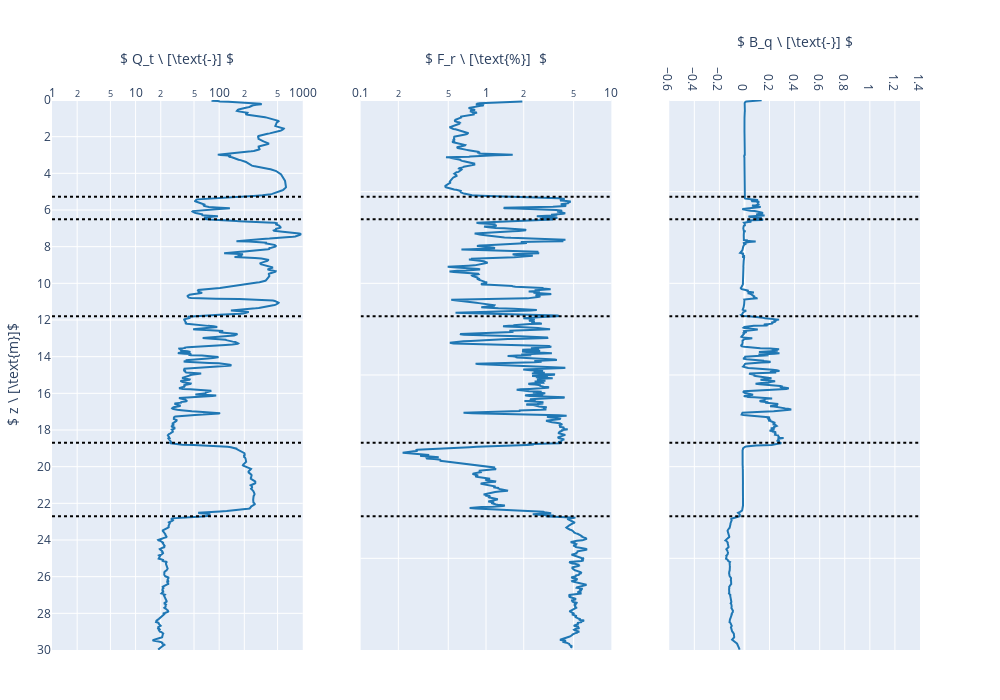

Source (notebook cell):
### Markdown cell above
We can also plot the normalised properties and check the validity of our layering selection.

### Code cell
cpt.plot_normalised_pcpt()

### Figure 1 — Plotly figure (JSON) as saved in the notebook; plotly's stock layout.template omitted (floating-point values rounded to 4 significant figures; data arrays with more than 128 entries replaced by an {"elided": "..."} marker saying what was removed)
{"data": [{"line": {"color": "rgb(31, 119, 180)"}, "mode": "lines", "name": "$ Q_t $", "showlegend": false, "type": "scatter", "x": {"elided": "1501 float values"}, "xaxis": "x", "y": {"elided": "1501 float values"}, "yaxis": "y"}, {"line": {"color": "rgb(31, 119, 180)"}, "mode": "lines", "name": "$ F_r $", "showlegend": false, "type": "scatter", "x": {"elided": "1501 float values"}, "xaxis": "x2", "y": {"elided": "1501 float values"}, "yaxis": "y2"}, {"line": {"color": "rgb(31, 119, 180)"}, "mode": "lines", "name": "$ B_q $", "showlegend": false, "type": "scatter", "x": {"elided": "1501 float values"}, "xaxis": "x3", "y": {"elided": "1501 float values"}, "yaxis": "y3"}, {"line": {"color": "black", "dash": "dot"}, "mode": "lines", "showlegend": false, "type": "scatter", "x": [1, 1000], "xaxis": "x", "y": [5.28, 5.28], "yaxis": "y"}, {"line": {"color": "black", "dash": "dot"}, "mode": "lines", "showlegend": false, "type": "scatter", "x": [0.1, 10], "xaxis": "x2", "y": [5.28, 5.28], "yaxis": "y2"}, {"line": {"color": "black", "dash": "dot"}, "mode": "lines", "showlegend": false, "type": "scatter", "x": [-0.6, 1.4], "xaxis": "x3", "y": [5.28, 5.28], "yaxis": "y3"}, {"line": {"color": "black", "dash": "dot"}, "mode": "lines", "showlegend": false, "type": "scatter", "x": [1, 1000], "xaxis": "x", "y": [6.5, 6.5], "yaxis": "y"}, {"line": {"color": "black", "dash": "dot"}, "mode": "lines", "showlegend": false, "type": "scatter", "x": [0.1, 10], "xaxis": "x2", "y": [6.5, 6.5], "yaxis": "y2"}, {"line": {"color": "black", "dash": "dot"}, "mode": "lines", "showlegend": false, "type": "scatter", "x": [-0.6, 1.4], "xaxis": "x3", "y": [6.5, 6.5], "yaxis": "y3"}, {"line": {"color": "black", "dash": "dot"}, "mode": "lines", "showlegend": false, "type": "scatter", "x": [1, 1000], "xaxis": "x", "y": [11.8, 11.8], "yaxis": "y"}, {"line": {"color": "black", "dash": "dot"}, "mode": "lines", "showlegend": false, "type": "scatter", "x": [0.1, 10], "xaxis": "x2", "y": [11.8, 11.8], "yaxis": "y2"}, {"line": {"color": "black", "dash": "dot"}, "mode": "lines", "showlegend": false, "type": "scatter", "x": [-0.6, 1.4], "xaxis": "x3", "y": [11.8, 11.8], "yaxis": "y3"}, {"line": {"color": "black", "dash": "dot"}, "mode": "lines", "showlegend": false, "type": "scatter", "x": [1, 1000], "xaxis": "x", "y": [18.7, 18.7], "yaxis": "y"}, {"line": {"color": "black", "dash": "dot"}, "mode": "lines", "showlegend": false, "type": "scatter", "x": [0.1, 10], "xaxis": "x2", "y": [18.7, 18.7], "yaxis": "y2"}, {"line": {"color": "black", "dash": "dot"}, "mode": "lines", "showlegend": false, "type": "scatter", "x": [-0.6, 1.4], "xaxis": "x3", "y": [18.7, 18.7], "yaxis": "y3"}, {"line": {"color": "black", "dash": "dot"}, "mode": "lines", "showlegend": false, "type": "scatter", "x": [1, 1000], "xaxis": "x", "y": [22.7, 22.7], "yaxis": "y"}, {"line": {"color": "black", "dash": "dot"}, "mode": "lines", "showlegend": false, "type": "scatter", "x": [0.1, 10], "xaxis": "x2", "y": [22.7, 22.7], "yaxis": "y2"}, {"line": {"color": "black", "dash": "dot"}, "mode": "lines", "showlegend": false, "type": "scatter", "x": [-0.6, 1.4], "xaxis": "x3", "y": [22.7, 22.7], "yaxis": "y3"}], "layout": {"height": 700, "margin": {"b": 50, "l": 50, "t": 100}, "width": 1000, "xaxis": {"anchor": "y", "domain": [0, 0.2889], "range": [0, 3], "side": "top", "title": {"text": "$ Q_t \\ [\\text{-}] $"}, "type": "log"}, "xaxis2": {"anchor": "y", "domain": [0.3556, 0.6444], "range": [-1, 1], "side": "top", "title": {"text": "$ F_r \\ [\\text{%}]  $"}, "type": "log"}, "xaxis3": {"anchor": "y", "domain": [0.7111, 1], "dtick": 0.2, "range": [-0.6, 1.4], "side": "top", "title": {"text": "$ B_q \\ [\\text{-}] $"}}, "yaxis": {"anchor": "x", "domain": [0, 1], "dtick": 2, "range": [30, 0], "title": {"text": "$ z \\ [\\text{m}]$"}}, "yaxis2": {"anchor": "x2", "domain": [0, 1], "matches": "y", "showticklabels": false}, "yaxis3": {"anchor": "x3", "domain": [0, 1], "matches": "y", "showticklabels": false}}}
